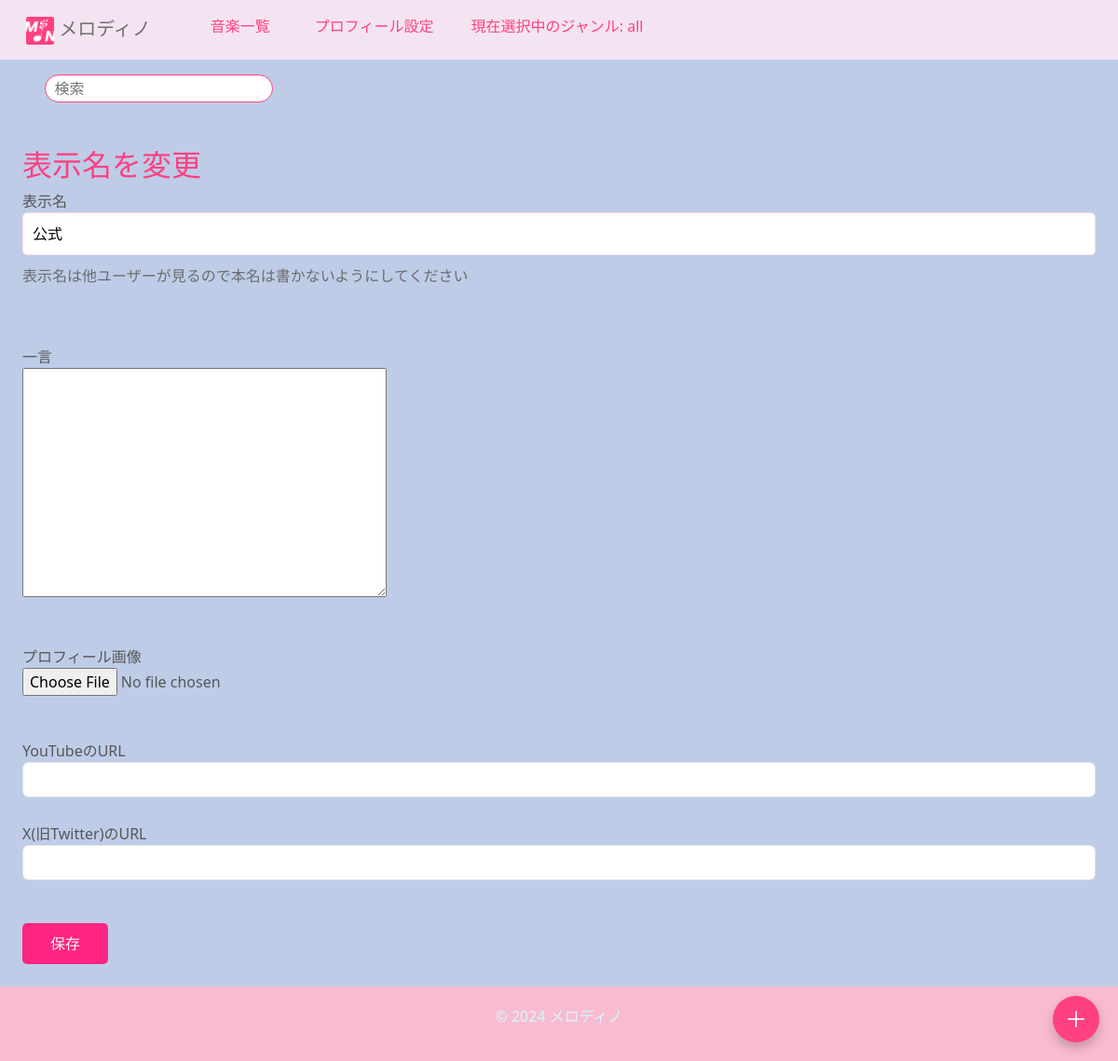
The page /ongaku/change_display_name/ (signed in) on the database as committed earlier.
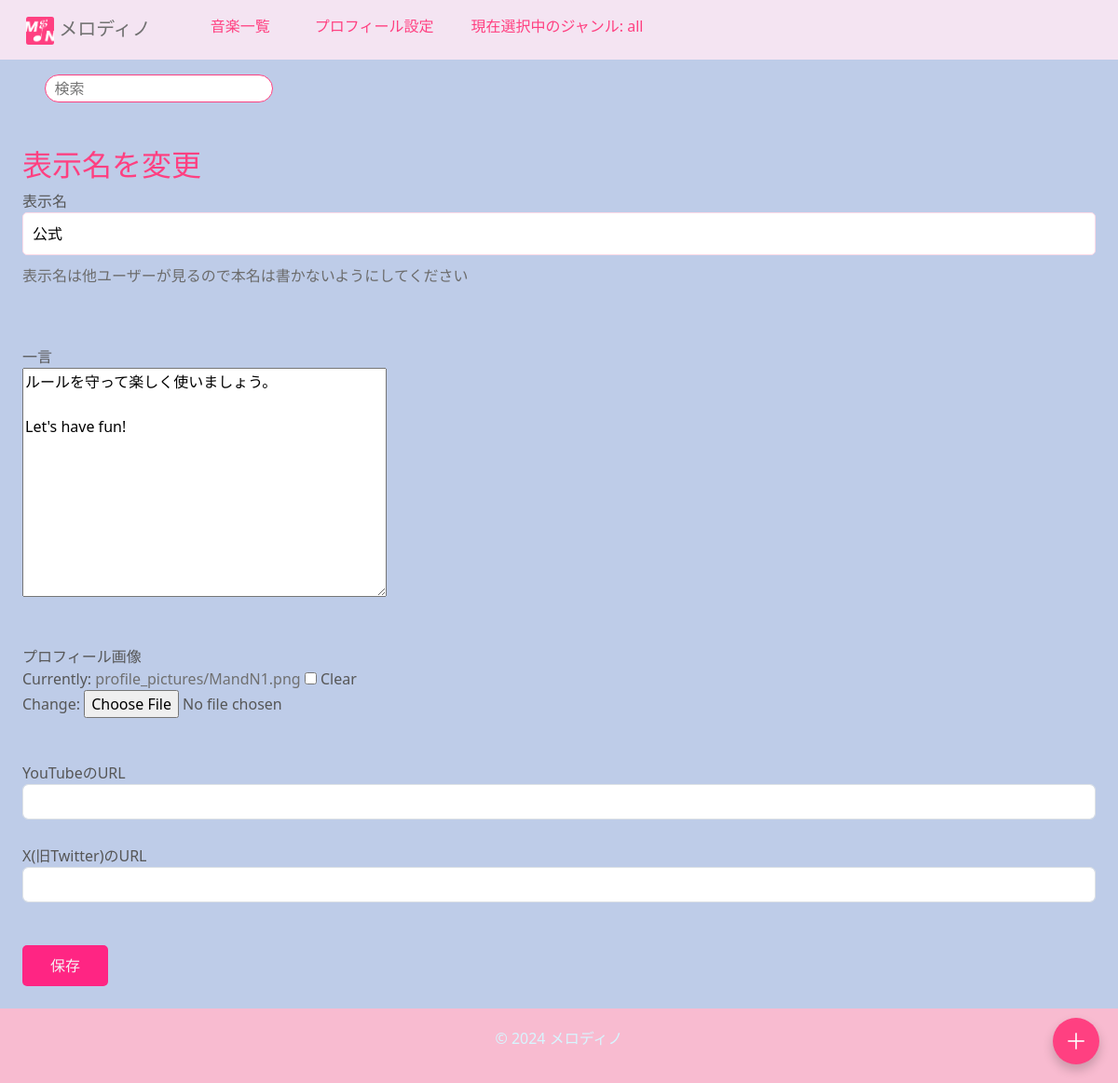
The same page on the database as committed later.
### ongaku/models.py (models this page shows, shortened)
class UserProfile(models.Model):
    user = models.OneToOneField(User, on_delete=models.CASCADE)
    songs = models.ManyToManyField(Ongaku)  # ユーザーが作成した曲の関連
    display_name = models.CharField(max_length=100, unique=True, blank=True, null=True)
    bio = models.TextField(blank=True, null=True)  # 自己紹介
    profile_picture = models.ImageField(upload_to='profile_pictures/', blank=True, null=True)
    youtube_url = models.URLField(blank=True, null=True)  # YouTube URL
    twitter_url = models.URLField(blank=True, null=True)  # Twitter URL

### ongaku/views.py (the view)
# urls.py: path('change_display_name/', views.change_display_name, name='change_display_name'),
@login_required
def change_display_name(request):
    user_profile = UserProfile.objects.get(user=request.user)
    if request.method == 'POST':
        form = UserProfileForm(request.POST, request.FILES, instance=user_profile)
        if form.is_valid():
            display_name = form.cleaned_data['display_name']
            if display_name != user_profile.display_name:  # 変更された場合のみチェック
                if UserProfile.objects.filter(display_name=display_name).exclude(user=request.user).exists():
                    form.add_error('display_name', 'この名前はすでに他のユーザーによって使用されています。別の名前を選んでください。')
                else:
                    form.save()  # 名前が重複していなければ保存
                    messages.success(request, "表示名が変更されました！")
                    return redirect('profile', user_id=request.user.id)  # 編集後はプロフィールページにリダイレクト
            else:
                form.save()
                messages.success(request, "表示名が変更されました！")
                return redirect('profile', user_id=request.user.id)
    else:
        form = UserProfileForm(instance=user_profile)
    return render(request, 'ongaku/change_display_name.html', {'form': form})

### ongaku/forms.py (shortened to what this page needs)
class UserProfileForm(forms.ModelForm):
    class Meta:
        model = UserProfile
        fields = ['display_name', 'bio', 'profile_picture', 'youtube_url', 'twitter_url']  # 必要なフィールドを追加

### ongaku/templates/ongaku/change_display_name.html (shortened to what this page needs)
{% extends 'base.html' %}
{% block content %}
<h2>表示名を変更</h2>
<form method="POST" enctype="multipart/form-data">
    <div>
        <label for="display_name">表示名</label>
        {{ form.display_name }}
        <p style="color: #6c6c6c; margin-top: 10px;">表示名は他ユーザーが見るので本名は書かないようにしてください</p>
    </div>
    <div>
        <h6><br><br></h6>
        <label for="bio">一言</label>
        <div>
            {{ form.bio }}
        </div>
    </div>
    <div>
        <h6><br><br></h6>
        <label for="profile_picture">プロフィール画像</label>
        <div>
            {{ form.profile_picture }}
        </div>
    </div>
    <h6><br><br></h6>
    <div>
        <label for="youtube_url">YouTubeのURL</label>
        <input name="youtube_url" id="youtube_url" class="form-control" value="{{ form.youtube_url.value|default:'' }}">
    </div>
    <h6><br></h6>
    <div>
        <label for="twitter_url">X(旧Twitter)のURL</label>
        <input name="twitter_url" id="twitter_url" class="form-control" value="{{ form.twitter_url.value|default:'' }}">
    </div>
    <h6><br><br></h6>
    <button type="submit">保存</button>
</form>
{% endblock %}

Rows that differ between the two databases and show on the page:
changed UserProfile "公式": bio (not shown) → "ルールを守って楽しく使いましょう。 Let's have fun!"
Other text that changed with them:
form field profile_picture: (not shown) → "☐"
text now shown: "Currently: profile_pictures/MandN1.png Clear Change:"
